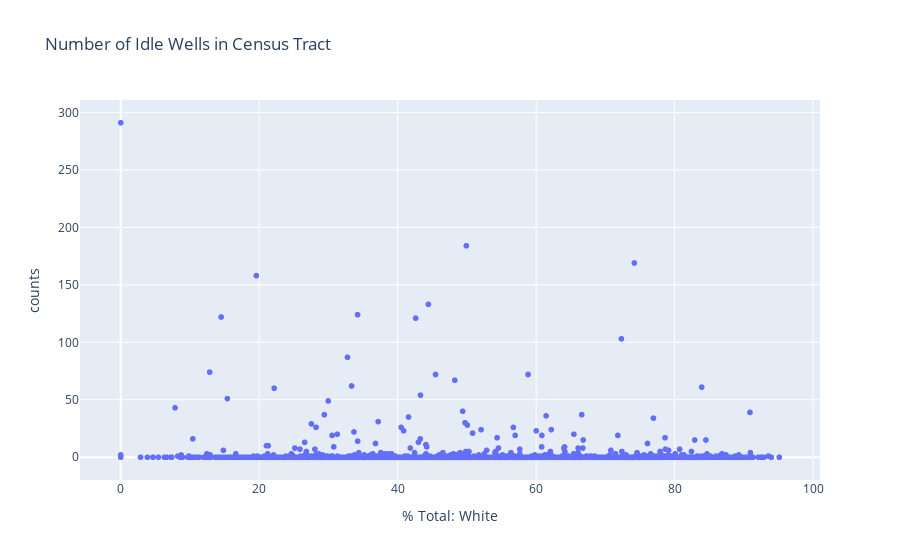
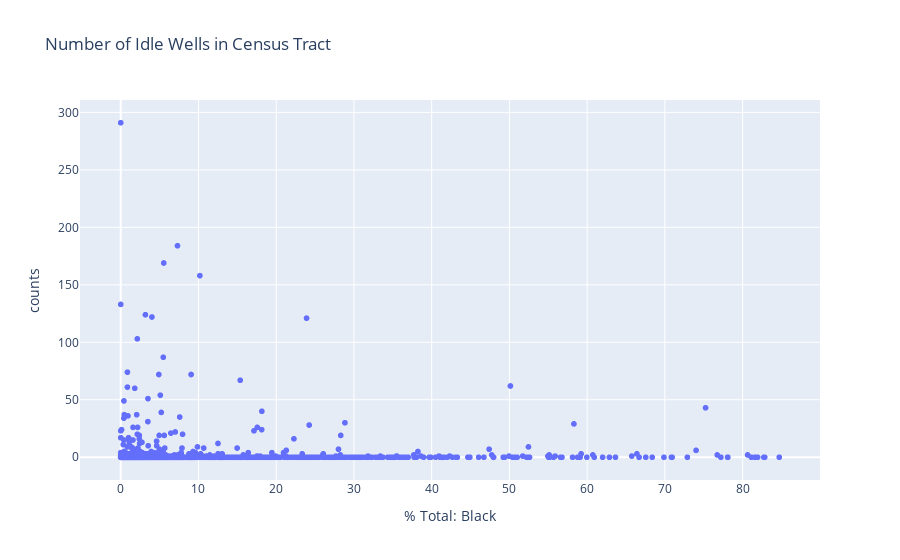
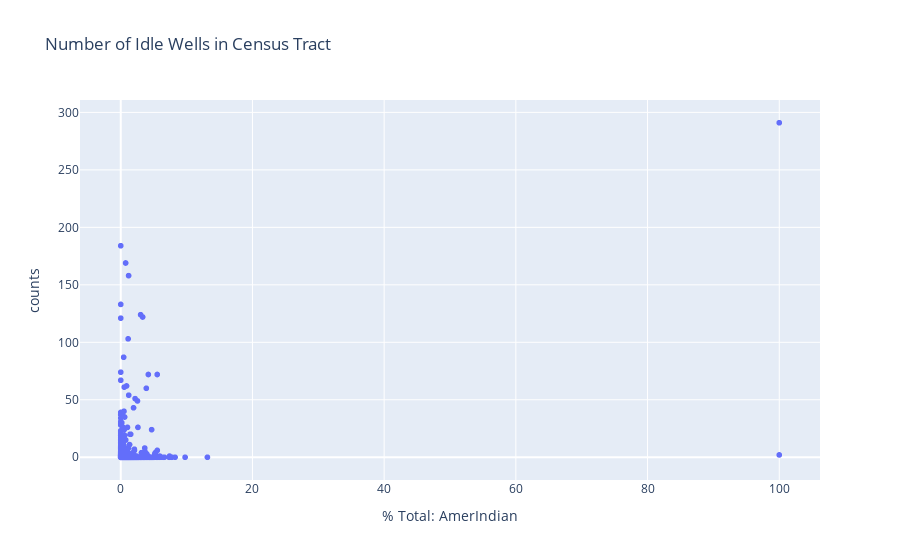
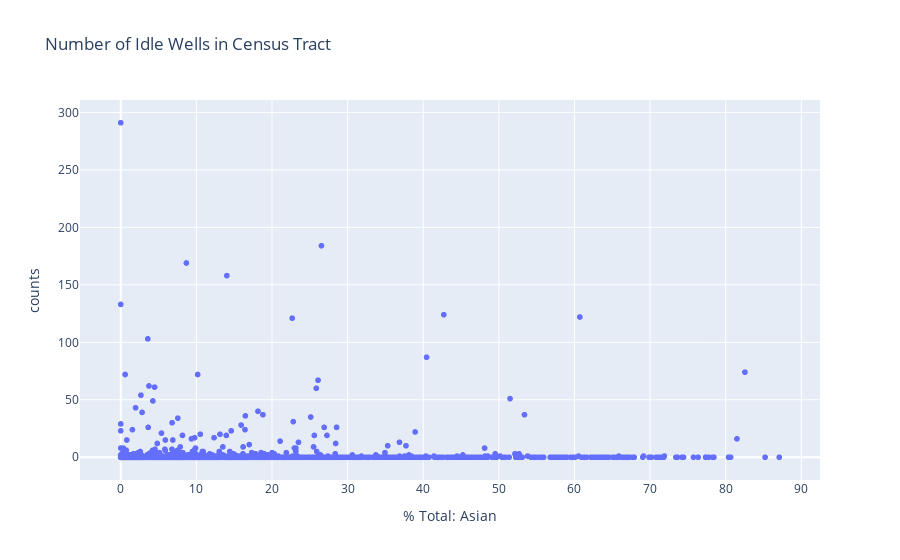

The notebook cell saved with these charts, in order:
### Code cell
for col in columns_of_interest:
    plotly_scatter(xcol = col)

### Figure 1 — Plotly figure (JSON) as saved in the notebook; plotly's stock layout.template omitted (floating-point values rounded to 4 significant figures; data arrays with more than 128 entries replaced by an {"elided": "..."} marker saying what was removed)
{"data": [{"hovertemplate": "% Total: White=%{x}<br>counts=%{y}<extra></extra>", "legendgroup": "", "marker": {"color": "#636efa", "symbol": "circle"}, "mode": "markers", "name": "", "showlegend": false, "type": "scattergl", "x": {"elided": "2346 float values"}, "xaxis": "x", "y": {"elided": "2346 int values"}, "yaxis": "y"}], "layout": {"autosize": true, "legend": {"tracegroupgap": 0}, "title": {"text": "Number of Idle Wells in Census Tract"}, "xaxis": {"anchor": "y", "autorange": true, "domain": [0, 1], "range": [-5.835, 101.0], "title": {"text": "% Total: White"}, "type": "linear"}, "yaxis": {"anchor": "x", "autorange": true, "domain": [0, 1], "range": [-24.01, 315.0], "title": {"text": "counts"}, "type": "linear"}}}

### Figure 2 — Plotly figure (JSON) as saved in the notebook; plotly's stock layout.template omitted (floating-point values rounded to 4 significant figures; data arrays with more than 128 entries replaced by an {"elided": "..."} marker saying what was removed)
{"data": [{"hovertemplate": "% Total: Black=%{x}<br>counts=%{y}<extra></extra>", "legendgroup": "", "marker": {"color": "#636efa", "symbol": "circle"}, "mode": "markers", "name": "", "showlegend": false, "type": "scattergl", "x": {"elided": "2346 float values"}, "xaxis": "x", "y": {"elided": "2346 int values"}, "yaxis": "y"}], "layout": {"autosize": true, "legend": {"tracegroupgap": 0}, "title": {"text": "Number of Idle Wells in Census Tract"}, "xaxis": {"anchor": "y", "autorange": true, "domain": [0, 1], "range": [-5.197, 89.91], "title": {"text": "% Total: Black"}, "type": "linear"}, "yaxis": {"anchor": "x", "autorange": true, "domain": [0, 1], "range": [-24.01, 315.0], "title": {"text": "counts"}, "type": "linear"}}}

### Figure 3 — Plotly figure (JSON) as saved in the notebook; plotly's stock layout.template omitted (floating-point values rounded to 4 significant figures; data arrays with more than 128 entries replaced by an {"elided": "..."} marker saying what was removed)
{"data": [{"hovertemplate": "% Total: AmerIndian=%{x}<br>counts=%{y}<extra></extra>", "legendgroup": "", "marker": {"color": "#636efa", "symbol": "circle"}, "mode": "markers", "name": "", "showlegend": false, "type": "scattergl", "x": {"elided": "2346 float values"}, "xaxis": "x", "y": {"elided": "2346 int values"}, "yaxis": "y"}], "layout": {"autosize": true, "legend": {"tracegroupgap": 0}, "title": {"text": "Number of Idle Wells in Census Tract"}, "xaxis": {"anchor": "y", "autorange": true, "domain": [0, 1], "range": [-6.135, 106.1], "title": {"text": "% Total: AmerIndian"}, "type": "linear"}, "yaxis": {"anchor": "x", "autorange": true, "domain": [0, 1], "range": [-24.01, 315.0], "title": {"text": "counts"}, "type": "linear"}}}

### Figure 4 — Plotly figure (JSON) as saved in the notebook; plotly's stock layout.template omitted (floating-point values rounded to 4 significant figures; data arrays with more than 128 entries replaced by an {"elided": "..."} marker saying what was removed)
{"data": [{"hovertemplate": "% Total: Asian=%{x}<br>counts=%{y}<extra></extra>", "legendgroup": "", "marker": {"color": "#636efa", "symbol": "circle"}, "mode": "markers", "name": "", "showlegend": false, "type": "scattergl", "x": {"elided": "2346 float values"}, "xaxis": "x", "y": {"elided": "2346 int values"}, "yaxis": "y"}], "layout": {"autosize": true, "legend": {"tracegroupgap": 0}, "title": {"text": "Number of Idle Wells in Census Tract"}, "xaxis": {"anchor": "y", "autorange": true, "domain": [0, 1], "range": [-5.342, 92.42], "title": {"text": "% Total: Asian"}, "type": "linear"}, "yaxis": {"anchor": "x", "autorange": true, "domain": [0, 1], "range": [-24.01, 315.0], "title": {"text": "counts"}, "type": "linear"}}}
